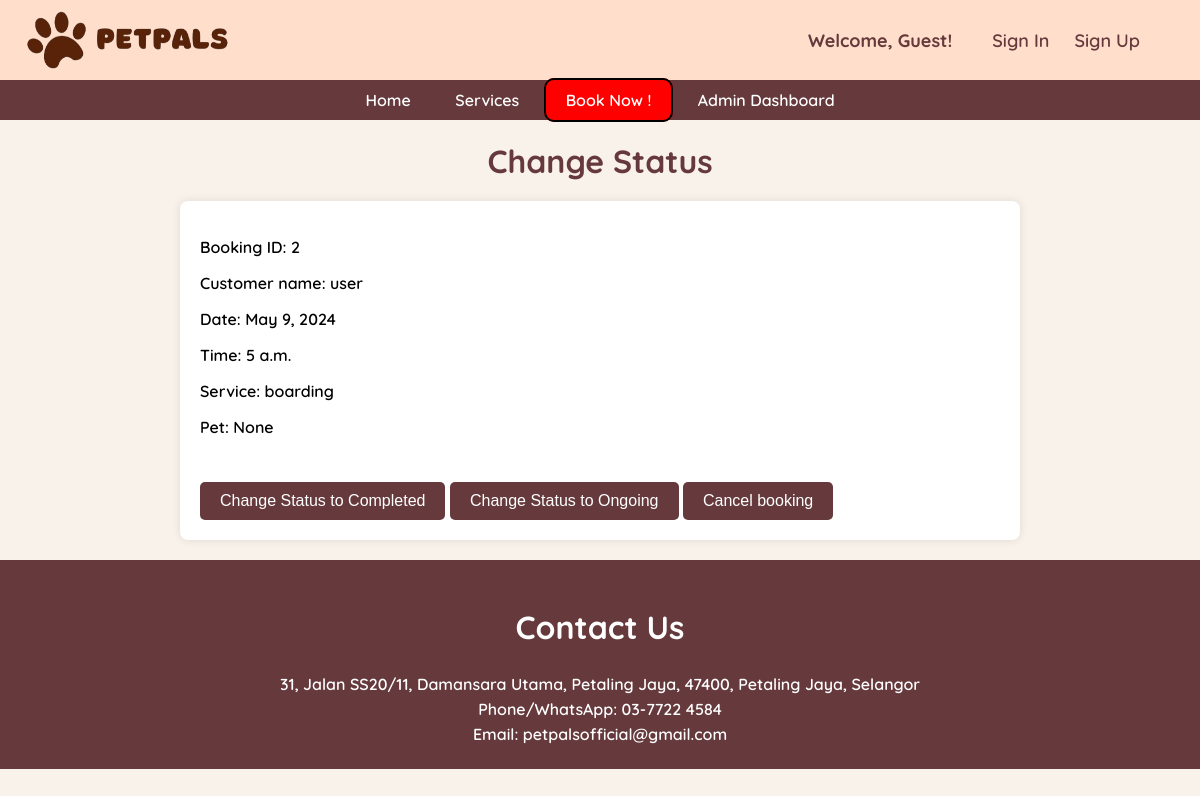
The page /change_status/2/ on the database as committed earlier.
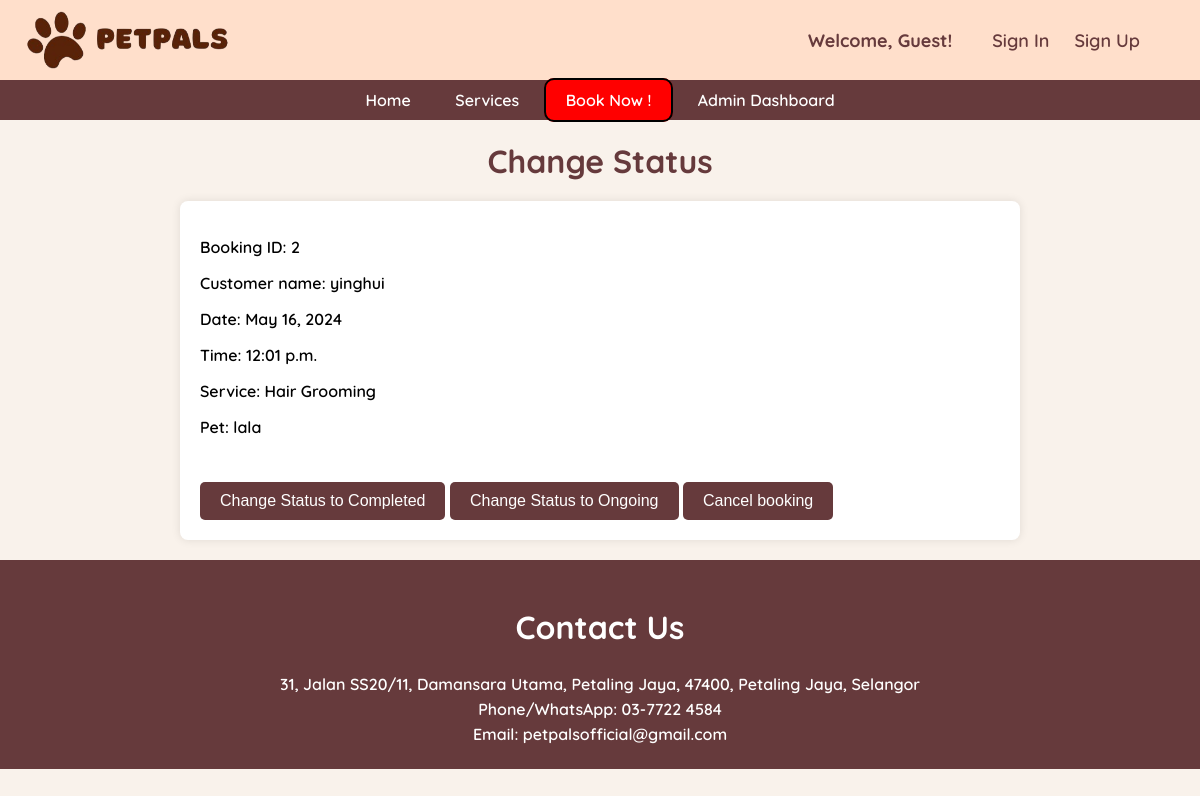
The same page on the database as committed later.
### main/models.py (models this page shows, shortened)
class Booking(models.Model):
    owner = models.ForeignKey(Owner, null=True, on_delete=models.CASCADE)
    pet = models.ForeignKey(Pet, null=True, on_delete=models.CASCADE)
    date = models.DateField(blank=False)
    time = models.TimeField(blank=False)
    SERVICE_CHOICES = [
        ('Hair Grooming', 'Hair Grooming'),
        ('Bath and Dry', 'Bath and Dry'),
        ('Pet Hotel', 'Pet Hotel'),
        ('Pet Daycare', 'Pet Daycare'),
    ]
    service = models.CharField(max_length=50, choices=SERVICE_CHOICES)
    STATUS_CHOICES = [
        ('Ongoing', 'Ongoing'),
        ('Completed', 'Completed'),
        ('Cancelled', 'Cancelled'),
    ]
    status = models.CharField(max_length=20, choices=STATUS_CHOICES, default='Ongoing')

class Owner(models.Model):
    user = models.OneToOneField(User, on_delete=models.CASCADE)
    phone_number = models.CharField(max_length=15, blank=True)
    email = models.EmailField(blank=True)
    def __str__(self):
        return self.user.username

class Pet(models.Model):
    name = models.CharField(max_length=20)
    owner = models.ForeignKey(Owner, null=True, on_delete=models.CASCADE)
    age = models.PositiveBigIntegerField()
    species = models.CharField(max_length=50)
    breed = models.CharField(max_length=50, blank=True)
    def __str__(self):
        return self.name

### main/views.py (the view)
# urls.py: path('change_status/<int:booking_id>/', views.change_status, name='change_status'),
def change_status(request, booking_id):
    booking = get_object_or_404(Booking, id=booking_id)
    if request.method == 'POST':
        new_status = request.POST.get('status')
        booking.status = new_status
        booking.save()
        return redirect('admin_dashboard')
    return render(request, 'change_status.html', {'booking': booking})

### main/templates/change_status.html (shortened to what this page needs)
{% extends 'base.html' %}
{% block content %}
<!DOCTYPE html>
<html lang="en">
<head>
</head>
<body>
    <h1>Change Status</h1>
<div class="container">
    <p>Booking ID: {{ booking.id }}</p>
    <p>Customer name: {{ booking.owner }}</p>
    <p>Date: {{ booking.date }}</p>
    <p>Time: {{ booking.time }}</p>
    <p>Service: {{ booking.service }}</p>
    <p>Pet: {{ booking.pet }}</p>
    <form method="post">
        <button type="submit">Change Status to Completed</button>
    </form>
    <form method="post">
        <button type="submit">Change Status to Ongoing</button>
    </form>
    <form method="post">
        <button type="submit">Cancel booking</button>
    </form>
</div>
</body>
</html>
{% endblock %}

### main/templates/base.html (shortened to what this page needs)
{% load static %}
<!DOCTYPE html>
<html>
<head>
</head>
<body>
</head>
<body>
    {% include 'navbar.html' %}
    {% block content %}
    {% endblock %}
    <footer>
        <div class="footer-content">
            <h2>Contact Us</h2>
            <p>	31, Jalan SS20/11, Damansara Utama, Petaling Jaya, 47400,
                Petaling Jaya, Selangor</p>
            <p>Phone/WhatsApp: 03-7722 4584</p>
            <p>Email: petpalsofficial@gmail.com</p>
        </div>
    </footer>
</body>
</html>

### main/templates/navbar.html (shortened to what this page needs)
{% load static %}
    <header>
        <img src="{% static 'image/PetPals.png' %}" alt="Pawlogo" width="auto" height="80">
        <div class="profile-bar">
            <div class="profile-info">
                {% if request.user.is_authenticated %}
                    <span>Welcome, {{ request.user }}!</span>
                {% else %}
                    <span>Welcome, Guest!</span>
                {% endif %}
            </div>
                <div class="profile-actions">
                    {% if user.is_authenticated %}
                        <a href="{% url 'profile' %}">My Profile</a>
                        <a href="{% url 'petprofile' %}">Pet Profile</a>
                        <a href="{% url 'logout' %}">Logout</a>
                    {% else %}
                        <a href="{% url 'login' %}">Sign In</a>
                        <a href="{% url 'register' %}">Sign Up</a>
                    {% endif %}
                </div>
        </div>
    </header>
    <nav>
        <a href="{% url 'home' %}">Home</a>
        <a href="#services">Services</a>
        <a href="{% url 'bookingpage' %}" class="book">Book Now !</a>
        <a href="{% url 'admin_dashboard' %}" >Admin Dashboard </a>
    </nav>

### main/templates/base.html (style rules this page uses)
body { font-family: "Quicksand", sans-serif; font-optical-sizing: auto; font-weight: 600; font-style: normal; margin: 0; padding: 0; background-color: #F9F2EB; }
h2 { color: white; font-size: xx-large; }
footer { background-color: rgb(102, 58, 60); color: white; padding: 20px 0; text-align: center; margin-top: 20px; }
.footer-content { max-width: 960px; margin: 0 auto; }
.footer-content p { margin: 5px 0; }

### main/templates/navbar.html (style rules this page uses)
header { background-color: rgb(255, 223, 203); padding: 0px; text-align: center; color: rgb(102, 58, 60); display: flex; justify-content: space-between; align-items: center; }
nav { background-color:rgb(102,58,60); padding: 10px 0; text-align: center; }
nav a { color: white; text-decoration: none; padding: 10px 20px; }
.profile-bar { display: flex; align-items: center; margin-right: 5%; font-size: large; }
.profile-info { margin-right: 20px; }
.profile-info span { font-weight: bold; }
.profile-actions a { color: rgb(102,58,60); text-decoration: none; margin-left: 20px; }
.book { border-radius: 10px; border: 2px solid black; background-color: red; color:white; }

### main/templates/change_status.html (style rules this page uses)
body { font-family: "Quicksand", sans-serif; background-color: #F9F2EB; margin: 0; box-sizing: border-box; }
.container { max-width: 800px; margin: 20px auto; background-color: #fff; padding: 20px; border-radius: 8px; box-shadow: 0 0 10px rgba(0, 0, 0, 0.1); }
h1 { color: rgb(102,58,60); margin-bottom: 20px; text-align: center; }
p { margin-bottom: 15px; }
form { display: inline-block; margin-top: 20px; }
button { background-color: rgb(102,58,60); border: none; color: white; padding: 10px 20px; text-align: center; text-decoration: none; display: inline-block; font-size: 16px; margin-top: 10px; cursor: pointer; border-radius: 5px; transition: background-color 0.3s ease; }

Rows that differ between the two databases and show on the page:
changed Booking id 2: owner "user" → "yinghui"; date "May 9, 2024" → "May 16, 2024"; time "5 a.m." → "12:01 p.m."; service "boarding" → "Hair Grooming"; pet "None" → "lala"
